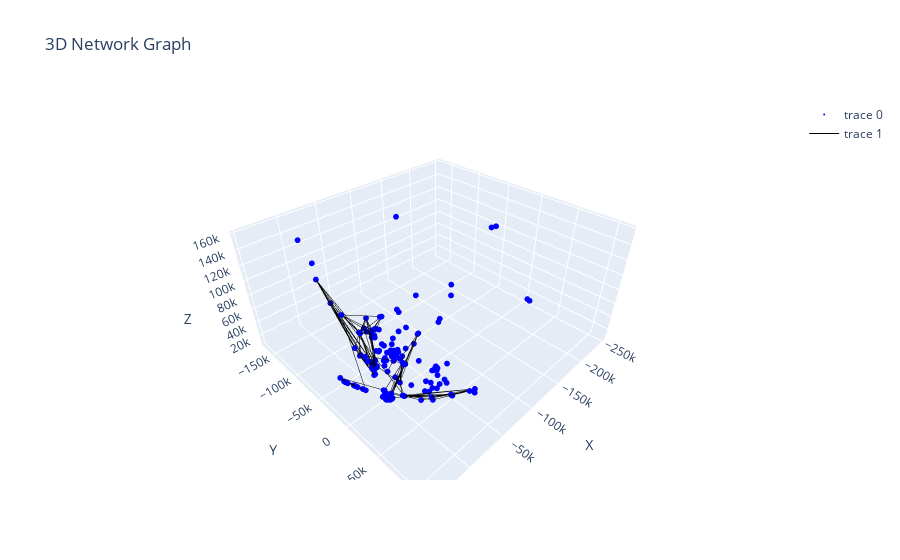

The code cell stored with this chart in its notebook:
### Code cell
tfs.plot_only_part_data(My_dictionary,threashold,vectores_places,"server_1")

### Figure 1 — Plotly figure (JSON) as saved in the notebook; plotly's stock layout.template omitted (floating-point values rounded to 4 significant figures; data arrays with more than 128 entries replaced by an {"elided": "..."} marker saying what was removed)
{"data": [{"marker": {"color": "blue", "size": 2, "symbol": "circle"}, "mode": "markers", "text": {"elided": "245 str values"}, "type": "scatter3d", "x": {"elided": "245 float values"}, "y": {"elided": "245 float values"}, "z": {"elided": "245 float values"}}, {"hoverinfo": "none", "line": {"color": "black", "width": 1}, "mode": "lines", "type": "scatter3d", "x": {"elided": "950 float values"}, "y": {"elided": "950 float values"}, "z": {"elided": "950 float values"}}], "layout": {"scene": {"xaxis": {"title": {"text": "X"}}, "yaxis": {"title": {"text": "Y"}}, "zaxis": {"title": {"text": "Z"}}}, "title": {"text": "3D Network Graph"}}}
